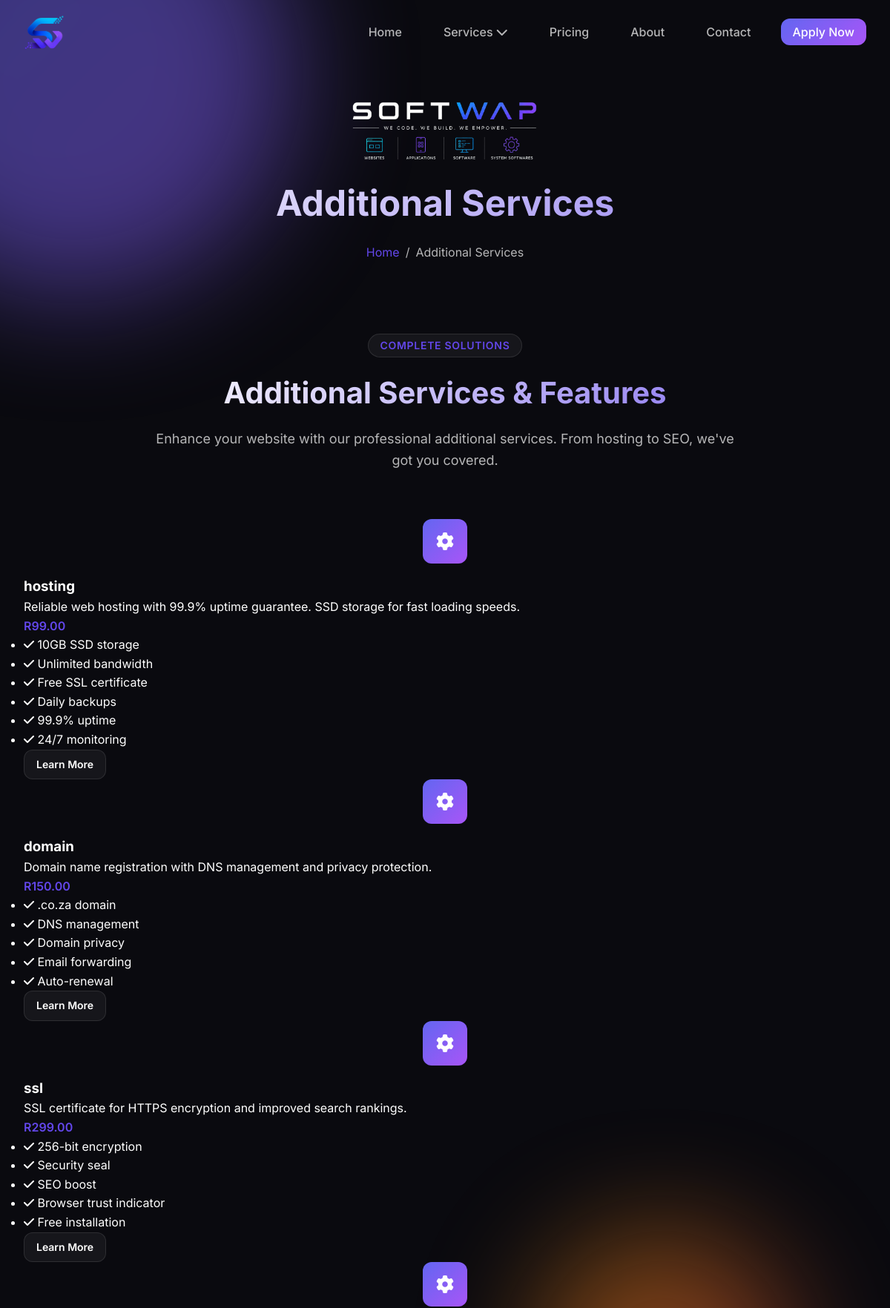
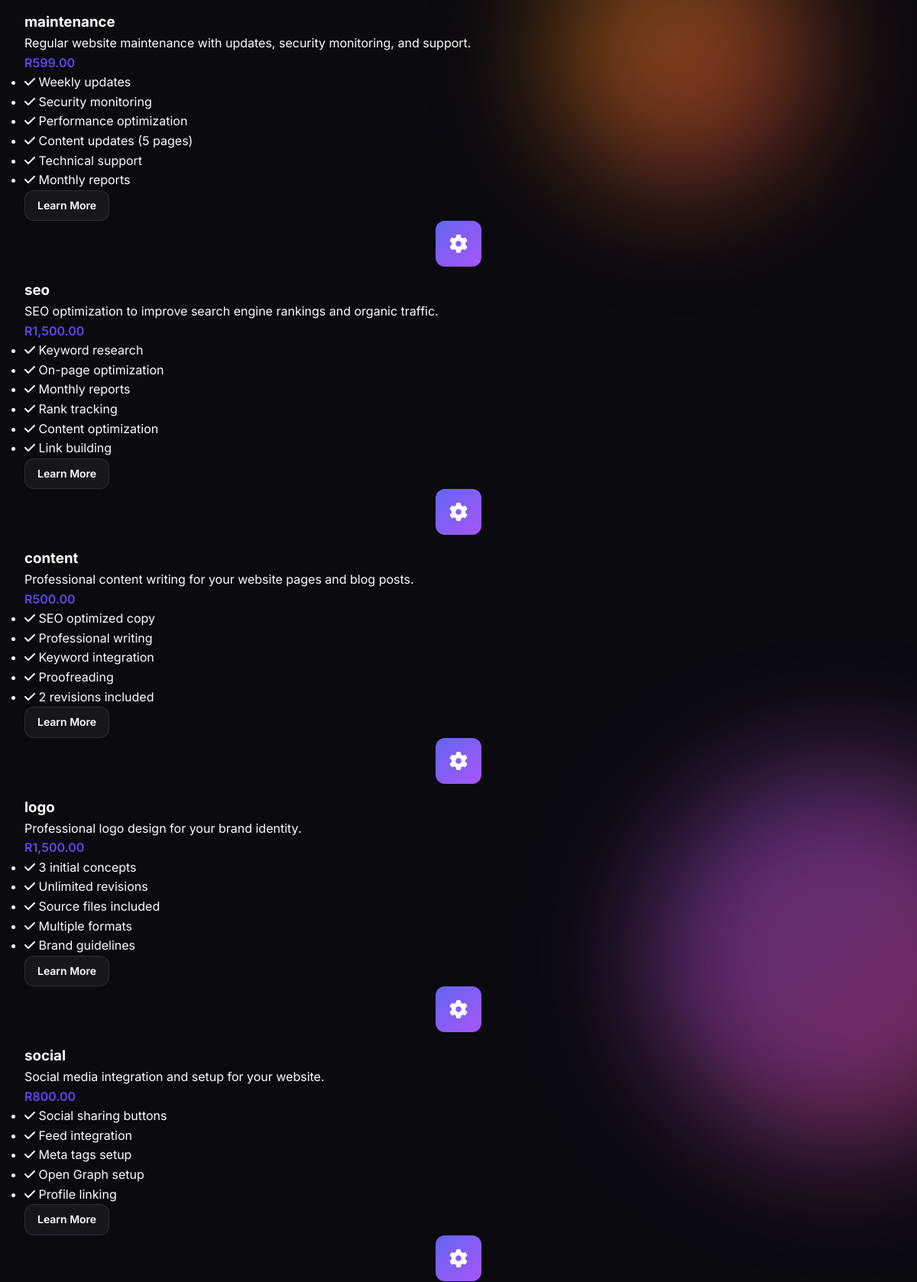
The app's page /services/additional-services/ (upper part) with its own data (2 pictures, top to bottom).
### services/models.py (models this page shows, shortened)
class AdditionalService(models.Model):
    SERVICE_TYPES = [
        ('hosting', 'Web Hosting'),
        ('domain', 'Domain Registration'),
        ('ssl', 'SSL Certificate'),
        ('maintenance', 'Website Maintenance'),
        ('seo', 'SEO Optimization'),
        ('content', 'Content Writing'),
        ('logo', 'Logo Design'),
        ('social', 'Social Media Integration'),
        ('analytics', 'Analytics Setup'),
        ('backup', 'Backup Service'),
        ('security', 'Security Monitoring'),
        ('support', 'Technical Support'),
        ('training', 'Website Training'),
        ('migration', 'Website Migration'),
        ('speed', 'Speed Optimization'),
    ]
    BILLING_CYCLES = [
        ('once', 'One-time'),
        ('monthly', 'Monthly'),
        ('yearly', 'Yearly'),
    ]
    name = models.CharField(max_length=50, choices=SERVICE_TYPES, unique=True)
    slug = models.SlugField(max_length=100, unique=True, blank=True)
    description = models.TextField()
    price = models.DecimalField(max_digits=10, decimal_places=2)
    billing_cycle = models.CharField(
        max_length=20,
        choices=BILLING_CYCLES,
        default='once'
    )
    features = models.TextField(blank=True)
    icon = models.CharField(max_length=50, default='cog')
    is_required = models.BooleanField(default=False)
    is_recommended = models.BooleanField(default=False)
    is_active = models.BooleanField(default=True)
    display_order = models.PositiveIntegerField(default=0)
    created_at = models.DateTimeField(auto_now_add=True)
    updated_at = models.DateTimeField(auto_now=True)
    class Meta:
        ordering = ['display_order', 'name']
        verbose_name = "Additional Service"
        verbose_name_plural = "Additional Services"
    def get_feature_list(self):
        return [
            f.strip()
            for f in self.features.split('\n')
            if f.strip()
        ]

### services/views.py (the view)
# urls.py: path('additional-services/', views.additional_service_list_view, name='additional_service_list'),
def additional_service_list_view(request):
    services = AdditionalService.objects.filter(is_active=True)
    context = {
        'title': 'Additional Services',
        'additional_services': services,
    }
    return render(request, 'services/additional_service_list.html', context)

### services/context_processors.py (called while the page is built)
def services_processor(request):
    return {
        'all_website_types': WebsiteType.objects.filter(is_active=True),
        'all_additional_services': AdditionalService.objects.filter(is_active=True),
        'all_packages': ServicePackage.objects.filter(is_active=True),
    }

### services/templates/services/additional_service_list.html (shortened to what this page needs)
{% extends 'base.html' %}
{% load static %}
{% load humanize %}
{% block content %}
<section class="page-header">
    <div class="container">
        <div class="page-header-logo">
            <img src="{% static 'images/logo3.png' %}" alt="SOFTWAP" height="140">
        </div>
        <h1 class="page-title">Additional Services</h1>
        <nav class="breadcrumb">
            <a href="{% url 'home' %}">Home</a>
            <span>/</span>
            <span>Additional Services</span>
        </nav>
    </div>
</section>
<section class="section">
    <div class="container">
        <div class="section-header">
            <span class="section-badge">Complete Solutions</span>
            <h2 class="section-title">Additional Services & Features</h2>
            <p class="section-description">
                Enhance your website with our professional additional services. From hosting to SEO, we've got you covered.
            </p>
        </div>
        <div class="services-grid">
            {% for service in additional_services %}
            <div class="service-card">
                <div class="service-icon">
                    <i class="fas fa-{{ service.icon }}"></i>
                </div>
                <div class="service-content">
                    <h3 class="service-name">{{ service.name }}</h3>
                    <p class="service-description">{{ service.description }}</p>
                    <div class="service-price">R{{ service.price|intcomma }}</div>
                    <div class="service-features">
                        <ul>
                            {% for feature in service.get_feature_list %}
                            <li><i class="fas fa-check"></i> {{ feature }}</li>
                            {% endfor %}
                        </ul>
                    </div>
                    <a href="{% url 'additional_service_detail' service.slug %}" class="btn btn-secondary btn-sm">
                        Learn More
                    </a>
                </div>
            {% endfor %}
        </div>
    </div>
</section>
{% endblock %}

### static/css/style.css (style rules this page uses)
:root { --primary-hue: 250; --primary: hsl(var(--primary-hue), 80%, 60%); --primary-light: hsl(var(--primary-hue), 80%, 75%); --primary-dark: hsl(var(--primary-hue), 80%, 45%); --secondary: #6366f1; --accent: #a855f7; --bg-primary: #0a0a0f; --bg-secondary: #12121a; --bg-card: rgba(255, 255, 255, 0.03); --bg-glass: rgba(255, 255, 255, 0.05); --text-primary: #ffffff; --text-secondary: rgba(255, 255, 255, 0.7); --text-muted: rgba(255, 255, 255, 0.5); --border: rgba(255, 255, 255, 0.1); --border-light: rgba(255, 255, 255, 0.05); --gradient-primary: linear-gradient(135deg, #6366f1, #a855f7); --gradient-hero: linear-gradient(135deg, hsl(var(--primary-hue), 70%, 50%), hsl(calc(var(--primary-hue) + 60), 70%, 50%)); --gradient-text: linear-gradient(135deg, #fff, hsl(var(--primary-hue), 80%, 70%)); --shadow-sm: 0 2px 8px rgba(0, 0, 0, 0.2); --shadow-md: 0 4px 20px rgba(0, 0, 0, 0.3); --shadow-lg: 0 8px 40px rgba(0, 0, 0, 0.4); --shadow-glow: 0 0 40px hsla(var(--primary-hue), 80%, 60%, 0.3); --space-xs: 0.25rem; --space-sm: 0.5rem; --space-md: 1rem; --space-lg: 1.5rem; --space-xl: 2rem; --space-2xl: 3rem; --space-3xl: 4rem; --radius-sm: 8px; --radius-md: 12px; --radius-lg: 20px; --radius-xl: 30px; --transition-fast: 0.2s ease; --transition-base: 0.3s ease; --transition-slow: 0.5s ease; }
*, *::before, *::after { margin: 0; padding: 0; box-sizing: border-box; }
html { scroll-behavior: smooth; }
body { font-family: 'Inter', -apple-system, BlinkMacSystemFont, sans-serif; background: var(--bg-primary); color: var(--text-primary); line-height: 1.6; overflow-x: hidden; min-height: 100vh; }
.section { padding: var(--space-3xl) 0; }
.container { max-width: 1400px; margin: 0 auto; padding: 0 var(--space-xl); }
.section-header { text-align: center; max-width: 800px; margin: 0 auto var(--space-3xl); }
.section-badge { display: inline-block; padding: var(--space-xs) var(--space-md); background: var(--bg-glass); border: 1px solid var(--border); border-radius: var(--radius-xl); font-size: 0.875rem; font-weight: 600; text-transform: uppercase; letter-spacing: 0.05em; color: var(--primary); margin-bottom: var(--space-md); animation: hue-rotate 20s infinite linear; }
.section-title { font-size: 2.5rem; font-weight: 700; margin-bottom: var(--space-md); background: var(--gradient-text); -webkit-background-clip: text; -webkit-text-fill-color: transparent; background-clip: text; }
.section-description { color: var(--text-secondary); font-size: 1.125rem; }
.page-header-logo img { height: 100px; width: auto; max-width: 300px; object-fit: contain; }
.btn { display: inline-flex; align-items: center; justify-content: center; gap: var(--space-sm); padding: var(--space-md) var(--space-xl); font-size: 1rem; font-weight: 600; text-decoration: none; border-radius: var(--radius-md); border: none; cursor: pointer; transition: var(--transition-base); position: relative; overflow: hidden; }
.btn-secondary { background: var(--bg-glass); color: var(--text-primary); border: 1px solid var(--border); }
.btn-sm { padding: var(--space-sm) var(--space-md); font-size: 0.875rem; }
.services-grid { display: grid; grid-template-columns: repeat(auto-fit, minmax(280px, 1fr)); gap: var(--space-lg); }
.service-icon { width: 60px; height: 60px; background: var(--gradient-primary); border-radius: var(--radius-md); display: flex; align-items: center; justify-content: center; margin: 0 auto var(--space-md); animation: hue-rotate 20s infinite linear; }
.service-icon i { font-size: 1.5rem; color: white; }
.service-price { display: block; font-weight: 600; color: var(--primary); animation: hue-rotate 20s infinite linear; }
.page-header { padding: var(--space-2xl) 0 var(--space-xl); text-align: center; }
.page-title { font-size: 3rem; font-weight: 700; margin-bottom: var(--space-md); background: var(--gradient-text); -webkit-background-clip: text; -webkit-text-fill-color: transparent; background-clip: text; }
.breadcrumb { display: flex; align-items: center; justify-content: center; gap: var(--space-sm); color: var(--text-secondary); }
.breadcrumb a { color: var(--primary); text-decoration: none; animation: hue-rotate 20s infinite linear; }

### records on screen
AdditionalService: name "hosting", description "Reliable web hosting with 99.9% uptime guarantee. SSD storage for fast loading speeds.", price "99.00", get_feature_list "10GB SSD storage" "Unlimited bandwidth" "Free SSL certificate" "Daily backups" "99.9% uptime" "24/7 monitoring"
AdditionalService: name "domain", description "Domain name registration with DNS management and privacy protection.", price "150.00", get_feature_list ".co.za domain" "DNS management" "Domain privacy" "Email forwarding" "Auto-renewal"
AdditionalService: name "ssl", description "SSL certificate for HTTPS encryption and improved search rankings.", price "299.00", get_feature_list "256-bit encryption" "Security seal" "SEO boost" "Browser trust indicator" "Free installation"
AdditionalService: name "maintenance", description "Regular website maintenance with updates, security monitoring, and support.", price "599.00", get_feature_list "Weekly updates" "Security monitoring" "Performance optimization" "Content updates (5 pages)" "Technical support" "Monthly reports"
AdditionalService: name "seo", description "SEO optimization to improve search engine rankings and organic traffic.", price "1,500.00", get_feature_list "Keyword research" "On-page optimization" "Monthly reports" "Rank tracking" "Content optimization" "Link building"
AdditionalService: name "content", description "Professional content writing for your website pages and blog posts.", price "500.00", get_feature_list "SEO optimized copy" "Professional writing" "Keyword integration" "Proofreading" "2 revisions included"
AdditionalService: name "logo", description "Professional logo design for your brand identity.", price "1,500.00", get_feature_list "3 initial concepts" "Unlimited revisions" "Source files included" "Multiple formats" "Brand guidelines"
AdditionalService: name "social", description "Social media integration and setup for your website.", price "800.00", get_feature_list "Social sharing buttons" "Feed integration" "Meta tags setup" "Open Graph setup" "Profile linking"
